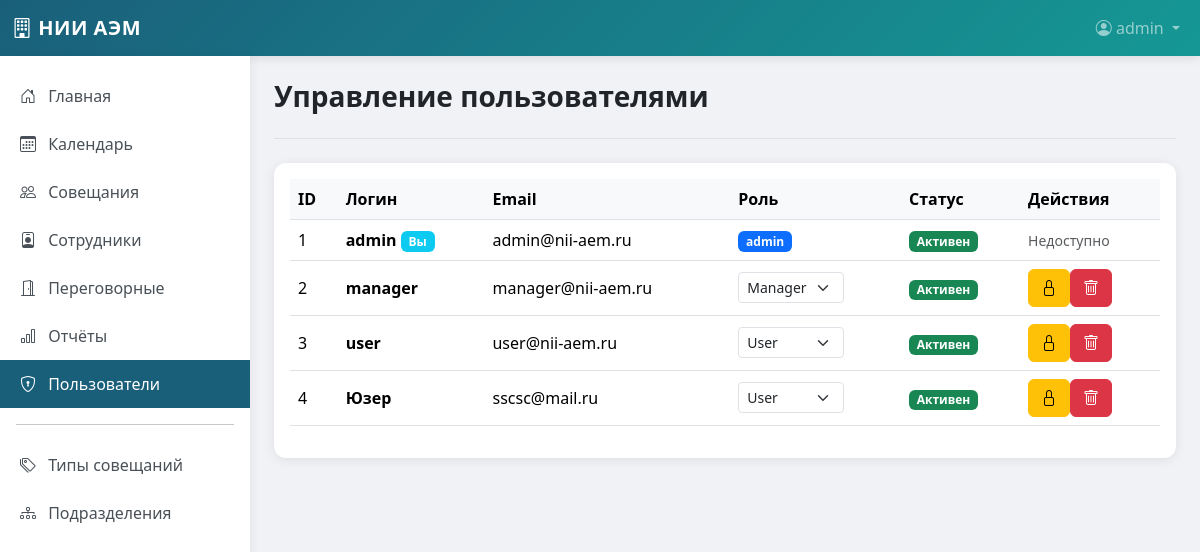
The app's page /admin/users (signed in) with its own data.
### app/models.py (models this page shows, shortened)
class User(UserMixin, db.Model):
    id = db.Column(db.Integer, primary_key=True)
    username = db.Column(db.String(64), unique=True, nullable=False, index=True)
    email = db.Column(db.String(120), unique=True, nullable=False, index=True)
    password_hash = db.Column(db.String(256))
    role = db.Column(db.String(20), default='user')  # admin, manager, user
    employee_id = db.Column(db.Integer, db.ForeignKey('employee.id'), nullable=True)
    is_active = db.Column(db.Boolean, default=True)  # True = активен, False = заблокирован
    created_at = db.Column(db.DateTime, default=lambda: datetime.now(timezone.utc))
    employee = db.relationship('Employee', backref='user_account', uselist=False)
    def is_admin(self):
        return self.role == 'admin'

### app/routes/admin.py (the view)
@bp.route('/users')
@login_required
@admin_required
def users():
    all_users = User.query.order_by(User.id.asc()).all()
    return render_template('admin/users.html', users=all_users)

### app/models.py (called while the page is built)
@login_manager.user_loader
def load_user(id):
    return User.query.get(int(id))

### app/templates/admin/users.html (shortened to what this page needs)
{% extends "base.html" %}
{% block content %}
<div class="page-header d-flex justify-content-between align-items-center">
    <h1>Управление пользователями</h1>
</div>
<div class="card">
    <div class="card-body">
        <div class="table-responsive">
            <table class="table table-hover align-middle">
                <thead>
                    <tr>
                        <th>ID</th>
                        <th>Логин</th>
                        <th>Email</th>
                        <th>Роль</th>
                        <th>Статус</th>
                        <th>Действия</th>
                    </tr>
                </thead>
                <tbody>
                    {% for user in users %}
                    <tr class="{{ 'table-danger' if user.is_active == False else '' }}">
                        <td>{{ user.id }}</td>
                        <td>
                            <strong>{{ user.username }}</strong>
                            {% if user.id == current_user.id %}
                                <span class="badge bg-info">Вы</span>
                            {% endif %}
                        </td>
                        <td>{{ user.email }}</td>
                        <td>
                            {% if user.id == 1 %}
                                <span class="badge bg-primary">admin</span>
                            {% else %}
                                <form action="{{ url_for('admin.update_role', user_id=user.id) }}" method="POST" class="d-inline">
                                    <select name="role" class="form-select form-select-sm d-inline-block w-auto" onchange="this.form.submit()">
                                        <option value="user" {% if user.role == 'user' %}selected{% endif %}>User</option>
                                        <option value="manager" {% if user.role == 'manager' %}selected{% endif %}>Manager</option>
                                    </select>
                                </form>
                            {% endif %}
                        </td>
                        <td>
                            {% if user.is_active %}
                                <span class="badge bg-success">Активен</span>
                            {% else %}
                                <span class="badge bg-danger">Заблокирован</span>
                            {% endif %}
                        </td>
                        <td>
                            {% if user.id != 1 and user.id != current_user.id %}
                                <div class="btn-group btn-group-sm">
                                    <form action="{{ url_for('admin.toggle_status', user_id=user.id) }}" method="POST" class="d-inline" title="{{ 'Разблокировать' if user.is_active == False else 'Заблокировать' }}">
                                        <button type="submit" class="btn {{ 'btn-success' if user.is_active == False else 'btn-warning' }}">
                                            <i class="bi {{ 'bi-unlock' if user.is_active == False else 'bi-lock' }}"></i>
                                        </button>
                                    </form>
                                    <form action="{{ url_for('admin.delete_user', user_id=user.id) }}" method="POST" class="d-inline" onsubmit="return confirm('Вы уверены, что хотите безотвратно удалить этого пользователя?');" title="Удалить">
                                        <button type="submit" class="btn btn-danger">
                                            <i class="bi bi-trash"></i>
                                        </button>
                                    </form>
                                </div>
                            {% else %}
                                <span class="text-muted small">Недоступно</span>
                            {% endif %}
                        </td>
                    </tr>
                    {% endfor %}
                </tbody>
            </table>
        </div>
    </div>
</div>
{% endblock %}

### app/templates/base.html (shortened to what this page needs)
<!DOCTYPE html>
<html lang="ru">
<head>
    <link href="https://cdn.jsdelivr.net/npm/bootstrap@5.3.2/dist/css/bootstrap.min.css" rel="stylesheet">
    <link href="https://cdn.jsdelivr.net/npm/bootstrap-icons@1.11.1/font/bootstrap-icons.css" rel="stylesheet">
    <link href="https://cdn.jsdelivr.net/npm/fullcalendar@6.1.10/index.global.min.css" rel="stylesheet">
</head>
<body>
    <nav class="navbar navbar-expand-lg navbar-dark">
        <div class="container-fluid">
            <a class="navbar-brand" href="{{ url_for('main.index') }}">
                <i class="bi bi-building"></i> НИИ АЭМ
            </a>
            <div class="collapse navbar-collapse" id="navbarNav">
                <ul class="navbar-nav ms-auto">
                    {% if current_user.is_authenticated %}
                    <li class="nav-item dropdown">
                        <a class="nav-link dropdown-toggle" href="#" id="userDropdown" role="button"
                           data-bs-toggle="dropdown" aria-expanded="false">
                            <i class="bi bi-person-circle"></i> {{ current_user.username }}
                        </a>
                    </li>
                    {% endif %}
                </ul>
            </div>
        </div>
    </nav>
    <div class="d-flex">
        {% if current_user.is_authenticated %}
        <nav class="sidebar d-none d-md-block">
            <ul class="nav flex-column">
                <li class="nav-item">
                    <a class="nav-link {{ 'active' if request.endpoint == 'main.index' }}"
                       href="{{ url_for('main.index') }}">
                        <i class="bi bi-house-door"></i> Главная
                    </a>
                </li>
                <li class="nav-item">
                    <a class="nav-link {{ 'active' if request.endpoint == 'main.calendar' }}"
                       href="{{ url_for('main.calendar') }}">
                        <i class="bi bi-calendar3"></i> Календарь
                    </a>
                </li>
                <li class="nav-item">
                    <a class="nav-link {{ 'active' if 'meetings' in request.endpoint }}"
                       href="{{ url_for('meetings.index') }}">
                        <i class="bi bi-people"></i> Совещания
                    </a>
                </li>
                <li class="nav-item">
                    <a class="nav-link {{ 'active' if 'employees' in request.endpoint }}"
                       href="{{ url_for('employees.index') }}">
                        <i class="bi bi-person-badge"></i> Сотрудники
                    </a>
                </li>
                <li class="nav-item">
                    <a class="nav-link {{ 'active' if 'rooms' in request.endpoint }}"
                       href="{{ url_for('rooms.index') }}">
                        <i class="bi bi-door-open"></i> Переговорные
                    </a>
                </li>
                <li class="nav-item">
                    <a class="nav-link {{ 'active' if 'reports' in request.endpoint }}"
                       href="{{ url_for('reports.index') }}">
                        <i class="bi bi-bar-chart"></i> Отчёты
                    </a>
                </li>
                {% if current_user.is_admin() %}
                <li class="nav-item">
                    <a class="nav-link {{ 'active' if 'admin' in request.endpoint }}"
                       href="{{ url_for('admin.users') }}">
                        <i class="bi bi-shield-lock"></i> Пользователи
                    </a>
                </li>
                {% endif %}
                <hr class="mx-3">
                <li class="nav-item">
                    <a class="nav-link" href="{{ url_for('meetings.types') }}">
                        <i class="bi bi-tags"></i> Типы совещаний
                    </a>
                </li>
                <li class="nav-item">
                    <a class="nav-link" href="{{ url_for('employees.departments') }}">
                        <i class="bi bi-diagram-3"></i> Подразделения
                    </a>
                </li>
            </ul>
        </nav>
        {% endif %}
        <main class="main-content flex-grow-1">
            {% block content %}{% endblock %}
        </main>
    </div>
</body>
</html>

### app/templates/base.html (style rules this page uses)
:root { --primary-color: #1a5f7a; --secondary-color: #159895; --accent-color: #57c5b6; --light-color: #f8f9fa; --dark-color: #212529; }
body { font-family: 'Segoe UI', Tahoma, Geneva, Verdana, sans-serif; background-color: #f0f2f5; min-height: 100vh; }
.navbar { background: linear-gradient(135deg, var(--primary-color), var(--secondary-color)); box-shadow: 0 2px 10px rgba(0,0,0,0.1); }
.navbar-brand { font-weight: 700; letter-spacing: 0.5px; }
.sidebar { background: white; box-shadow: 2px 0 10px rgba(0,0,0,0.05); min-height: calc(100vh - 56px); position: fixed; top: 56px; left: 0; width: 250px; z-index: 100; padding-top: 1rem; }
.sidebar .nav-link { color: #495057; padding: 0.75rem 1.25rem; border-radius: 0; transition: all 0.2s; }
.sidebar .nav-link.active { background-color: var(--primary-color); color: white; }
.sidebar .nav-link i { width: 24px; margin-right: 8px; }
.main-content { margin-left: 250px; padding: 1.5rem; min-height: calc(100vh - 56px); }
.card { border: none; border-radius: 12px; box-shadow: 0 2px 12px rgba(0,0,0,0.08); transition: transform 0.2s, box-shadow 0.2s; }
.table th { background-color: #f8f9fa; font-weight: 600; border-top: none; }
.page-header { margin-bottom: 1.5rem; padding-bottom: 1rem; border-bottom: 1px solid #dee2e6; }
.page-header h1 { font-size: 1.75rem; font-weight: 600; color: var(--dark-color); }

### records on screen
User: username "admin", id "1", shows "Вы", email "admin@nii-aem.ru", is_active "Активен", shows "Недоступно"
User: id "2", username "manager", email "manager@nii-aem.ru", role "Manager", is_active "Активен"
User: id "3", username "user", email "user@nii-aem.ru", role "User", is_active "Активен"
User: id "4", username "Юзер", email "sscsc@mail.ru", role "User", is_active "Активен"
